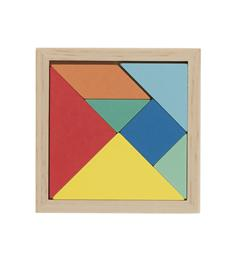
#> input picture full.jpg, 235 x 260 px
$ python check_bakje.py
#> lines starting #> are read from the running program, lines starting #| are printed output that depends on the picture; after the words box and inside, x2 and y2 are one past the last pixel; in counts of white or black regions, pixels touching at a corner belong together
import cv2
import numpy as np

threshold = 159985

img_in = cv2.imread("full.jpg", cv2.IMREAD_GRAYSCALE)
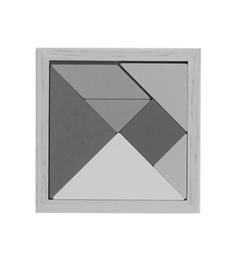
#> img_in: shape (260, 235); min 12, max 255, mean 211.1
template = cv2.imread("template_full.jpg", cv2.IMREAD_GRAYSCALE)
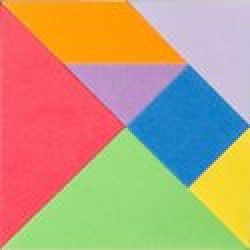
#> input picture template_full.jpg, 125 x 125 px (shown 2 times larger)
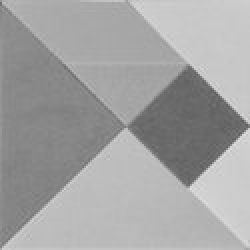
#> template: shape (125, 125) (shown 2 times larger); min 92, max 223, mean 162.8
img_in = cv2.Canny(img_in, 50, 200)
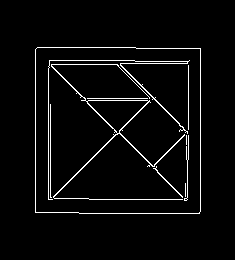
#> img_in: shape (260, 235); 3.8% white in thin lines or dots, all inside (x1, y1, x2, y2) = (35, 47, 201, 214)
template = cv2.Canny(template, 50, 200)
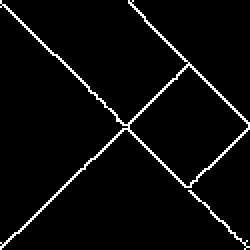
#> template: shape (125, 125) (shown 2 times larger); 3.9% white in thin lines or dots

img = img_in.copy()
# Apply template Matching
res = cv2.matchTemplate(img, template, cv2.TM_CCOEFF)
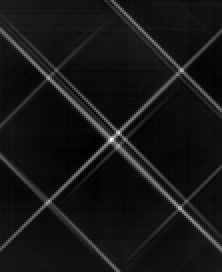
#> res: shape (136, 111) float32 (shown 2 times larger); min -1441474.6, max 15998522, mean 72091.5; drawn with min black and max white
min_val, max_val, min_loc, max_loc = cv2.minMaxLoc(res)
#> min_val = -1441474.6; max_val = 15998522; min_loc = (42, 75); max_loc = (55, 69)
# If the method is TM_SQDIFF or TM_SQDIFF_NORMED, take minimum
print(max_val)
#| 15998522.0
if max_val > threshold:
    cv2.rectangle(img, max_loc, (max_loc[0] + 125, max_loc[1] + 125), 255, 2)
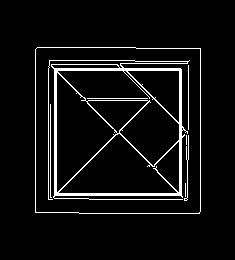
#> img: shape (260, 235); 6.2% white in thin lines or dots, all inside (x1, y1, x2, y2) = (35, 47, 201, 214)
    cv2.imshow(" mathced",img)
    cv2.waitKey(0)
    cv2.destroyAllWindows()
    print("bakje matched")
